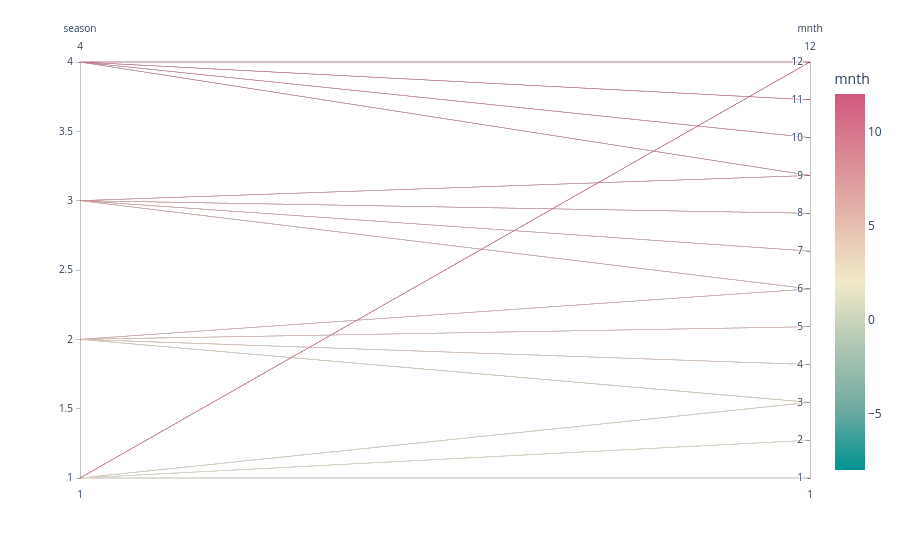

The code cell stored with this chart in its notebook:
### Markdown cell above
- season and month correlate to each other

### Code cell
# Parallel Coordinates Plot to visualize correlation between 'season' and 'mnth'
fig = px.parallel_coordinates(df, color="mnth",
                              dimensions=['season','mnth'],
                              color_continuous_scale=px.colors.diverging.Tealrose,
                              color_continuous_midpoint=2,
                              )

# Show the plot
fig.show()

### Figure 1 — Plotly figure (JSON) as saved in the notebook; plotly's stock layout.template omitted (floating-point values rounded to 4 significant figures; data arrays with more than 128 entries replaced by an {"elided": "..."} marker saying what was removed)
{"data": [{"dimensions": [{"label": "season", "values": {"elided": "727 float values"}}, {"label": "mnth", "values": {"elided": "727 int values"}}], "domain": {"x": [0, 1], "y": [0, 1]}, "line": {"color": {"elided": "727 int values"}, "coloraxis": "coloraxis"}, "name": "", "type": "parcoords"}], "layout": {"coloraxis": {"cmid": 2, "colorbar": {"title": {"text": "mnth"}}, "colorscale": [[0, "rgb(0, 147, 146)"], [0.1667, "rgb(114, 170, 161)"], [0.3333, "rgb(177, 199, 179)"], [0.5, "rgb(241, 234, 200)"], [0.6667, "rgb(229, 185, 173)"], [0.8333, "rgb(217, 137, 148)"], [1, "rgb(208, 88, 126)"]]}, "legend": {"tracegroupgap": 0}, "margin": {"t": 60}}}
